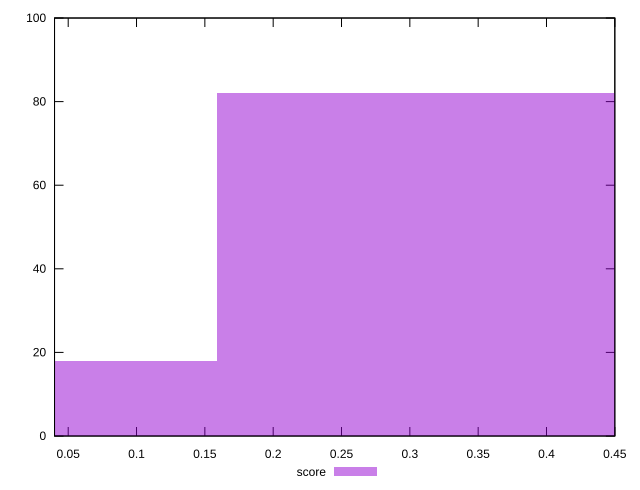

Here is the gnuplot script that generated this plot:
reset

$score <<EOF
0.3184012897566952 82
0 18
EOF

set key outside below
set boxwidth 0.3184012897566952
set xrange [0.04:0.45]
set yrange [0:100]
set trange [0:100]
set style fill transparent solid 0.5 noborder
set terminal svg size 640, 490 enhanced background rgb 'white'
set output "report/report_00029_2021-02-24T13-36-40.390Z/first-cpu-idle/samples/astro/score/histogram.svg"

plot $score title "score" with boxes

reset
